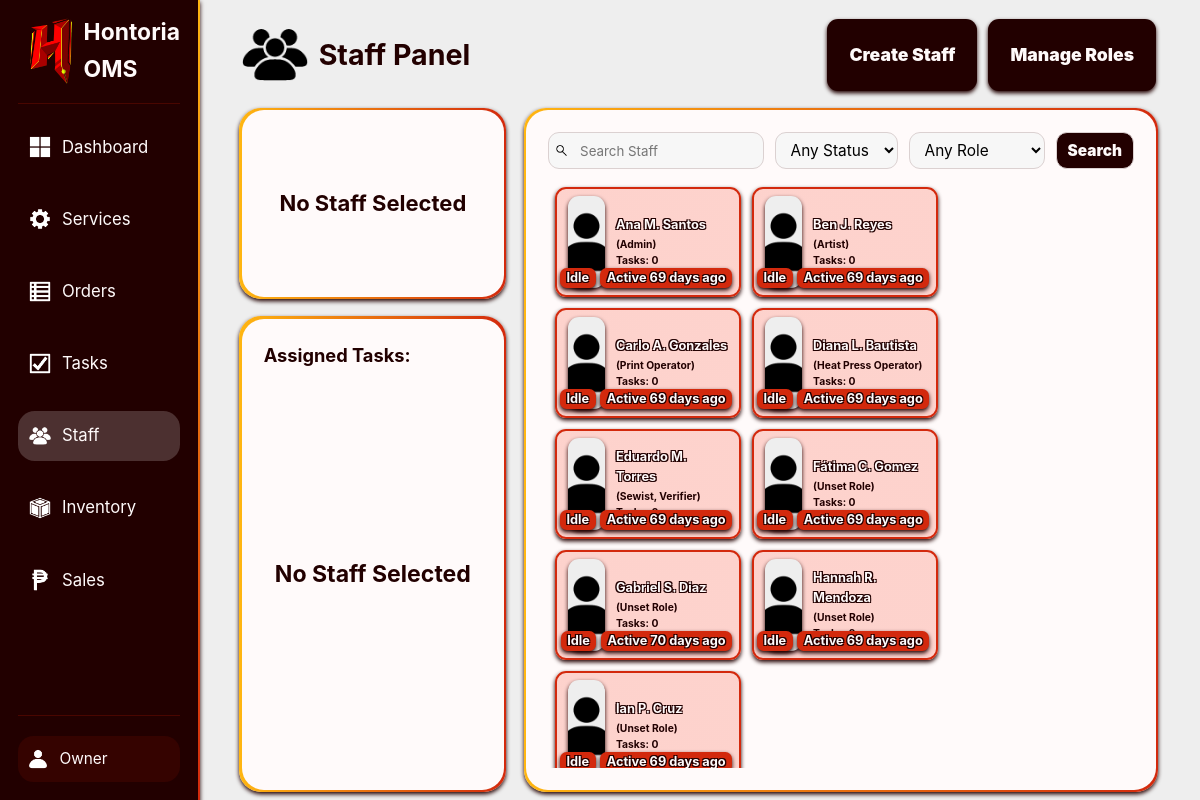
The page /internalWeb/public/index.php?page=staff (signed in) on the database its author committed.
### tables this page shows
CREATE TABLE users (
    id BIGINT UNSIGNED AUTO_INCREMENT PRIMARY KEY,
    username VARCHAR(50) NOT NULL UNIQUE,
    email VARCHAR(100) NOT NULL,
    passwordHash VARCHAR(255) NOT NULL,
    firstName VARCHAR(100) NOT NULL,
    middleName VARCHAR(100) NULL,
    lastName VARCHAR(100) NOT NULL,
    phone VARCHAR(20) NOT NULL,
    note VARCHAR(30) NULL,
    createdAt TIMESTAMP DEFAULT CURRENT_TIMESTAMP,
    lastActivityAt TIMESTAMP NULL
);

### InternalWeb/Controllers/AuthorizationC.php (called while the page is built, shortened)
<?php
class AuthorizationC {
    private $staffModel;
    public function __construct($pdo) {
        require_once __DIR__ . '/../Models/StaffM.php';
        $this->staffModel = new StaffM($pdo);
    }
    public function showStaff($search = '', $status = '', $error = '') {
        $userRoles = $this->staffModel->getAllUserRoles();
        if ($search !== '' || $status !== '') {
            $staffList = $this->staffModel->getfilteredStaff($search, $status);
        } else {
            $staffList = $this->staffModel->getStaffList();
        }
        $userTaskCountMap = [];
        $currentUserId = $_SESSION['id'];
        $staffList = array_filter($staffList, function ($staff) use ($currentUserId) {
            return $staff['id'] !== $currentUserId;
        });
        require __DIR__ . '/../Views/Staff/Page.php';
    }
    public function refreshLastActiveAt() {
        $this->staffModel->updateLastActiveAt($_SESSION['id']);
    }
}

### InternalWeb/Models/StaffM.php (called while the page is built, shortened)
<?php
class StaffM {
    private $pdo;
    public function __construct($pdo) {
        $this->pdo = $pdo;
    }
    public function getStaffList() {
        $query = "
            SELECT id, username, firstName, middleName, lastName, phone, email, createdAt, lastActivityAt, note
            FROM users
            ORDER BY
                CASE
                    WHEN lastActivityAt >= NOW() - INTERVAL 15 MINUTE THEN 1
                    ELSE 2
                END,
                firstName,
                lastName,
                lastActivityAt DESC
        ";
        $stmt = $this->pdo->prepare($query);
        $stmt->execute();
        return $stmt->fetchAll(PDO::FETCH_ASSOC);
    }
    public function getAllUserRoles() {
        $query = "SELECT userRoles.userID, userRoles.roleID, roles.name FROM userRoles JOIN roles ON roles.id = userRoles.roleID";
        $stmt = $this->pdo->prepare($query);
        $stmt->execute();
        return $stmt->fetchAll(PDO::FETCH_ASSOC);
    }
}

### InternalWeb/Views/Staff/Page.php (the view, shortened to what this page needs)
<!DOCTYPE html>
<html>
<head>
    <link rel="stylesheet" href="../../Shared/CSS/Main.css">
    <link rel="stylesheet" href="../.CSS/StaffPage.css">
</head>
<body class="asideLayout fixedScreen">
    <?php include("../Views/.Components/SideBar.php"); ?>
    <main class="columnLayout midGap">
        <h1 class="titleLogo minGap tinHeight">
            <img src="../../Shared/Img/PeopleIcon.png" alt="People"> Staff Panel
            <div class="rowLayout minGap flexMax contentFlexEnd">
                <?php if (in_array("canCreateUserAccounts", $_SESSION['permissions'])): ?>
                    <a href="index.php?page=staff&action=create" class="roundedMin centerColumnLayout importantInput regPadding emphasizedText shadowed">Create Staff</a>
                <?php endif; ?>
                <?php if (in_array("canAlterAccountRoles", $_SESSION['permissions'])): ?>
                    <a href="index.php?page=staff&action=manageRoles" class="roundedMin centerColumnLayout importantInput regPadding emphasizedText shadowed">Manage Roles</a>
                <?php endif; ?>
            </div>
        </h1>
        <section class="rowLayout flexMax midGap">
            <section class="columnLayout midGap flexMinExtra">
                <section class="box centerColumnLayout roundedMid minGap flexMin" id="userInfoContainer">
                    <h4>No Staff Selected</h4>
                    <div class="gradientBorderDiag"></div>
                </section>
                <section class="box centerColumnLayout roundedMid flexMid noBasis noMinHeight minGap">
                    <h5 class="leftStart">Assigned Tasks:</h5>
                    <div id="taskListContainer" class="scrollable fullDimensions columnLayout minGap regTinPadding">
                        <h2 class="centerMarginsSelf">No Staff Selected</h2>
                    </div>
                    <div class="gradientBorderDiag"></div>
                </section>
            </section>
            <section class="flexMax roundedMid centerColumnLayout">
                <div class="columnLayout minGap box roundedMid fullHeight fullWidth">
                    <form method="GET" action="index.php?page=staff" class="rowLayout fullWidth minGap">
                        <div class="iconInput flexMax centerHoriRowLayout">
                            <input type="search" name="search" placeholder="Search Staff" class="fullWidth" value="<?= $search ?>">
                            <img src="../../Shared/Img/MagnifierIcon.png" alt="Magnifier">
                        </div>
                        <select name="status">
                            <option value="" <?= $status === '' ? 'selected' : '' ?>>Any Status</option>
                        </select>
                        <select name="role">
                            <option value="">Any Role</option>
                        </select>
                        <input type="submit" value="Search" class="importantInput">
                    </form>
                    <section class="minGap scrollable gridFlexMid regMinPadding flexMax contentFlexStart" id="staffList">
                        <?php
                        $userRolesMap = [];
                        foreach ($userRoles as $role) {
                            $userRolesMap[$role['userID']][] = $role['name'];
                        }
                        ?>
                        <?php foreach ($staffList as $staff): ?>
                            <?php
                            $fullName = trim("{$staff['firstName']} " . ($staff['middleName'] ? substr($staff['middleName'], 0, 1) . '.' : '') . " {$staff['lastName']}");
                            $taskCount = ($userTaskCountMap[$staff['id']] ?? 0) + (isset($userMiscTaskMap[$staff['id']]) ? 1 : 0);
                            $status = $taskCount > 0 ? 'Busy' : 'Idle';
                            $statusColor = $taskCount > 0 ? '--yellowTrans' : '--redTrans';
                            $staffElementBorder = $taskCount > 0 ? 'yellowBorder' : 'redBorder';
                            $statusBG = $taskCount > 0 ? 'yellowBG' : 'redBG';
                            $roles = $userRolesMap[$staff['id']] ?? [];
                            $rolesText = !empty($roles) ? implode(', ', $roles) : 'Unset Role';
                            $userImage = isset($accountImageMap[$staff['id']]) ?
                                "../../Storage/AccountImages/" . $accountImageMap[$staff['id']] : "../../Shared/Img/PersonIcon.png";
                            $userImageStyle = isset($accountImageMap[$staff['id']]) ?
                                "imageCoverFull" : "";
                            $activityStatus = "Active now";
                            $activityStatusBG = "yellowBG";
                            $activityStatusColor = '--yellowTrans';
                            if ($staff['lastActivityAt'] === null) {
                                $activityStatus = "No Activity";
                                $activityStatusBG = "redBG";
                                $activityStatusColor = '--redTrans';
                            } else {
                                $lastActivity = strtotime($staff['lastActivityAt']);
                                $now = time();
                                $diff = $now - $lastActivity;
                                if ($diff < 60) {
                                    $activityStatus = "Active now";
                                } elseif ($diff < 3600) {
                                    $minutes = floor($diff / 60);
                                    $activityStatus = "Active {$minutes} min ago";
                                    $activityStatusBG = "redBG";
                                    $activityStatusColor = '--redTrans';
                                } elseif ($diff < 86400) {
                                    $hours = floor($diff / 3600);
                                    $activityStatus = "Active {$hours} hr ago";
                                    $activityStatusBG = "redBG";
                                    $activityStatusColor = '--redTrans';
                                } else {
                                    $days = floor($diff / 86400);
                                    $activityStatus = "Active {$days} day" . ($days > 1 ? "s" : "") . " ago";
                                    $activityStatusBG = "redBG";
                                    $activityStatusColor = '--redTrans';
                                }
                            }
                            $staffElementBG = "background: linear-gradient(to top, var(" . $statusColor . "), var(" . $activityStatusColor . ")) !important;"
                            ?>
                            <div class="minHeight minPadding roundedMin rowLayout minGap flexStatic staffElement shadowed <?= $staffElementBorder ?>"
                                style="<?= $staffElementBG ?>"
                                data-id="<?= $staff['id'] ?>" data-name="<?= htmlspecialchars($fullName) ?>" data-last-name="<?= htmlspecialchars($staff['lastName']) ?>"
                                data-roles="<?= $rolesText ?>" data-phone="<?= $staff['phone'] ?>" data-email="<?= $staff['email'] ?>">
                                <div class="flexMin roundedMin centerColumnLayout grayBG shadowed fixedScreen">
                                    <img src="<?= $userImage ?>" alt="User Photo" class="<?= $userImageStyle ?> squareSize">
                                </div>
                                <div class="flexMid centerHoriColumnLayout">
                                    <h5 class="whiteText outlineText"><?= htmlspecialchars($fullName) ?></h5>
                                    <h6 class="capitalFirst">(<?= $rolesText ?>)</h6>
                                    <h6 class="capitalFirst">Tasks: <?= $taskCount ?></h6>
                                </div>
                                <div class="souEastAbsolute closeCorner rowLayout tinGap">
                                    <h5 class="status roundedTin fitDimensions minHoriPadding shadowed whiteText outlineText <?= $statusBG ?>">
                                        <?= $status ?>
                                    </h5>
                                    <h5 class="roundedTin whiteText fitDimensions minHoriPadding shadowed outlineText <?= $activityStatusBG ?>">
                                        <?= $activityStatus ?>
                                    </h5>
                                </div>
                            </div>
                        <?php endforeach; ?>
                    </section>
                </div>
            </section>
        </section>
    </main>
    <?php include("../Views/.Components/ConfirmationBox.php"); ?>
</body>
</html>

### rows shown on the page
users: fullName "Ana M. Santos", id "Admin", id "0", id "Idle", lastActivityAt "Active 69 days ago"
users: fullName "Ben J. Reyes", id "Artist", id "0", id "Idle", lastActivityAt "Active 69 days ago"
users: fullName "Carlo A. Gonzales", id "Print Operator", id "0", id "Idle", lastActivityAt "Active 69 days ago"
users: fullName "Diana L. Bautista", id "Heat Press Operator", id "0", id "Idle", lastActivityAt "Active 69 days ago"
users: fullName "Eduardo M. Torres", id "Sewist, Verifier", id "Idle", lastActivityAt "Active 69 days ago"
users: fullName "Fátima C. Gomez", rolesText "Unset Role", id "0", id "Idle", lastActivityAt "Active 69 days ago"
users: fullName "Gabriel S. Diaz", rolesText "Unset Role", id "0", id "Idle", lastActivityAt "Active 70 days ago"
users: fullName "Hannah R. Mendoza", rolesText "Unset Role", id "Idle", lastActivityAt "Active 69 days ago"
users: fullName "Ian P. Cruz", rolesText "Unset Role", id "0", id "Idle", lastActivityAt "Active 69 days ago"

### other values the page prints
$linkData['label'] "Dashboard"
$linkData['label'] "Services"
$linkData['label'] "Orders"
$linkData['label'] "Tasks"
$linkData['label'] "Staff"
$linkData['label'] "Inventory"
$linkData['label'] "Sales"
$_SESSION['username'] "Owner"
